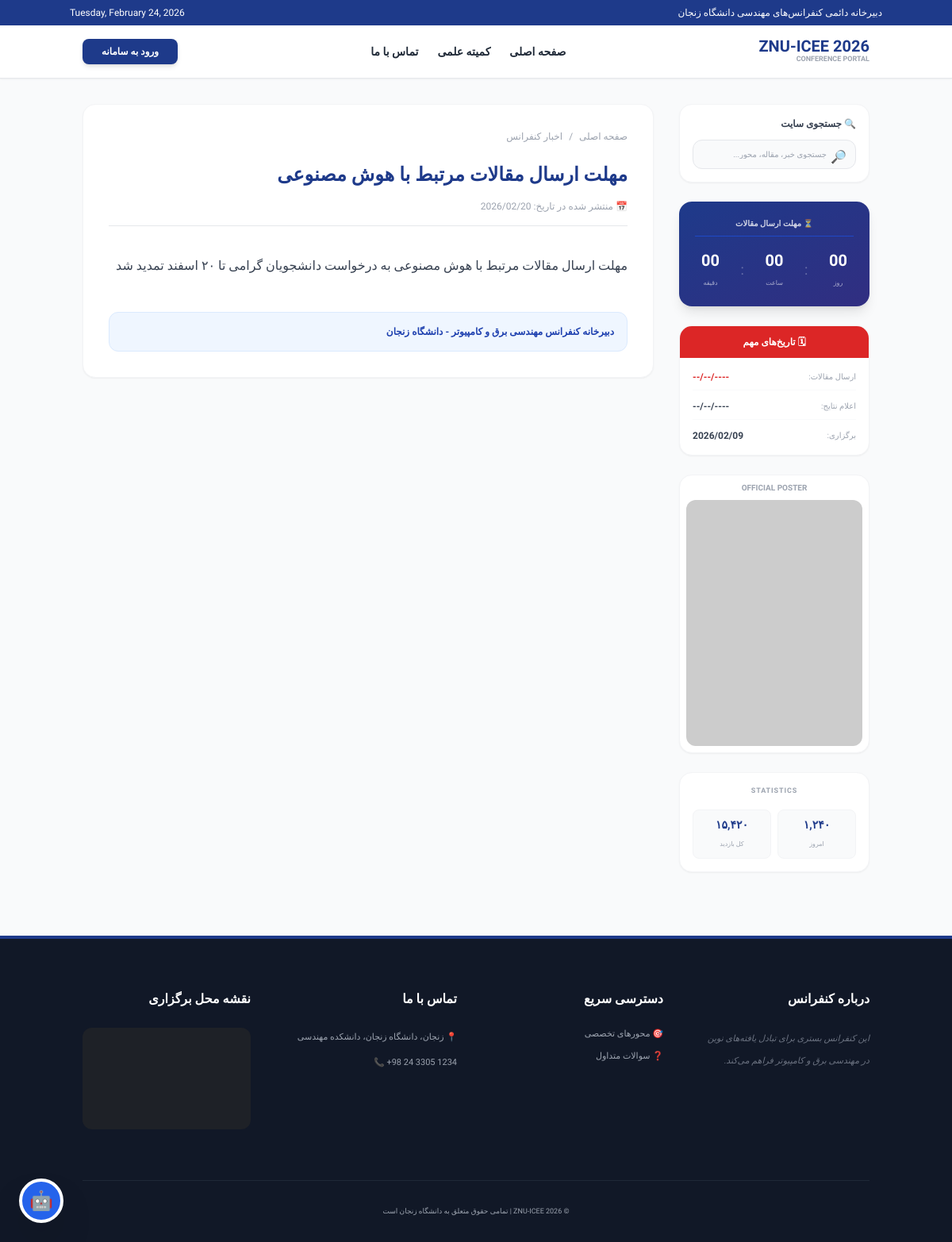
Screenshot of /news/2/ with the database file from the repository.
### core/models.py (models this page shows, shortened)
class Conference(models.Model):
    title = models.CharField(max_length=200)
    location = models.CharField(max_length=255)
    hold_date = models.DateField()
    poster = models.ImageField(upload_to='posters/')
    topics = models.TextField(verbose_name="محورهای کنفرانس", help_text="هر محور را با خط تیره جدا کنید", null=True, blank=True)
    submission_deadline = models.DateField(null=True, blank=True, verbose_name="مهلت ارسال مقاله")
    acceptance_notification = models.DateField(null=True, blank=True, verbose_name="اعلام نتایج")
    registration_deadline = models.DateField(null=True, blank=True, verbose_name="ثبت‌نام نهایی")
    guide_file = models.FileField(upload_to='guides/', null=True, blank=True, verbose_name="فایل راهنمای نگارش")

class News(models.Model):
    conference = models.ForeignKey(Conference, on_delete=models.CASCADE, related_name='news')
    title = models.CharField(max_length=200)
    content = models.TextField()
    created_at = models.DateTimeField(auto_now_add=True)
    class Meta:
        verbose_name_plural = "News"

### core/views.py (the view)
# urls.py: path('news/<int:pk>/', views.news_detail, name='news_detail'),
def news_detail(request, pk):
    item = get_object_or_404(News, pk=pk)
    conf = Conference.objects.first()
    return render(request, 'core/news_detail.html', {'news_item': item, 'conference': conf})

### core/templates/core/news_detail.html
{% extends 'base.html' %}
{% block content %}
<div class="bg-white p-8 rounded-2xl shadow-sm border border-gray-100">
    <nav class="text-xs text-gray-400 mb-6 flex gap-2">
        <a href="{% url 'home' %}">صفحه اصلی</a>
        <span>/</span>
        <span>اخبار کنفرانس</span>
    </nav>
    <h1 class="text-2xl font-black text-blue-900 mb-4">{{ news_item.title }}</h1>
    <div class="text-xs text-gray-400 mb-8 pb-4 border-b">
        📅 منتشر شده در تاریخ: {{ news_item.created_at|date:"Y/m/d" }}
    </div>
    <div class="text-gray-700 leading-9 text-justify mb-10">
        {{ news_item.content|linebreaks }}
    </div>
    <div class="bg-blue-50 p-4 rounded-xl border border-blue-100">
        <p class="text-xs text-blue-800 font-bold">دبیرخانه کنفرانس مهندسی برق و کامپیوتر - دانشگاه زنجان</p>
    </div>
</div>
{% endblock %}

### core/templates/base.html (shortened to what this page needs)
<!DOCTYPE html>
<html lang="fa" dir="rtl">
<head>
    <script src="https://cdn.tailwindcss.com"></script>
    <link rel="stylesheet" href="https://cdn.jsdelivr.net/npm/swiper@11/swiper-bundle.min.css" />
</head>
<body class="bg-gray-50 text-gray-800">
    <div class="bg-blue-900 text-white py-2 px-4 text-[10px] md:text-xs">
        <div class="container mx-auto flex justify-between items-center">
            <div>دبیرخانه دائمی کنفرانس‌های مهندسی دانشگاه زنجان</div>
            <div dir="ltr">{% now "l, F d, Y" %}</div>
        </div>
    </div>
    <header class="bg-white shadow-sm border-b sticky top-0 z-50">
        <div class="container mx-auto p-4 flex justify-between items-center">
            <div class="flex items-center gap-4">
                <div class="flex flex-col">
                    <h1 class="text-xl font-black text-blue-900 leading-none">ZNU-ICEE 2026</h1>
                    <span class="text-[9px] text-gray-400 font-bold uppercase">Conference Portal</span>
                </div>
            </div>
            <nav id="nav-menu" class="hidden md:flex gap-6 text-sm font-bold">
                <a href="{% url 'home' %}" class="hover:text-blue-700 transition">صفحه اصلی</a>
                <a href="{% url 'scientific_committee' %}" class="hover:text-blue-700 transition">کمیته علمی</a>
                <a href="{% url 'contact_us' %}" class="hover:text-blue-700 transition">تماس با ما</a>
            </nav>
            <div class="flex items-center gap-4">
                {% if user.is_authenticated %}
                    <div class="flex items-center gap-2">
                        <span class="text-[10px] text-gray-500 hidden lg:inline">{{ user.username }}</span>
                        <a href="{% url 'dashboard' %}" class="bg-blue-800 text-white px-4 py-2 rounded-lg text-[10px] font-bold shadow-md hover:bg-blue-900 transition">پنل من</a>
                        <form action="{% url 'logout' %}" method="post" class="m-0">
                            {% csrf_token %}
                            <button type="submit" class="bg-gray-100 text-gray-600 px-3 py-2 rounded-lg text-[10px] font-bold hover:bg-red-50 hover:text-red-600 transition">خروج</button>
                        </form>
                    </div>
                {% else %}
                    <a href="{% url 'login' %}" class="bg-blue-900 text-white px-6 py-2 rounded-lg text-xs font-bold hover:bg-blue-800 transition shadow-md">ورود به سامانه</a>
                {% endif %}
            </div>
        </div>
    </header>
    <div class="container mx-auto my-8 px-4 flex flex-wrap lg:flex-nowrap gap-8">
        <aside class="w-full lg:w-1/4 space-y-6">
            <div class="bg-white rounded-2xl shadow-sm border border-gray-100 p-4">
                <h3 class="text-xs font-bold text-gray-700 mb-3 flex items-center gap-2">🔍 جستجوی سایت</h3>
                <form action="{% url 'global_search' %}" method="get" class="relative">
                    <input type="text" name="q" placeholder="جستجوی خبر، مقاله، محور..." class="w-full p-2.5 pr-9 text-[10px] border border-gray-200 rounded-xl focus:outline-none focus:ring-2 focus:ring-blue-500 transition-all bg-gray-50">
                    <button type="submit" class="absolute right-3 top-2.5 text-gray-400">🔎</button>
                </form>
            </div>
            <div class="bg-gradient-to-br from-blue-900 to-indigo-900 rounded-2xl shadow-lg p-5 text-white">
                <h3 class="text-center text-[10px] font-bold mb-4 border-b border-blue-700 pb-2 opacity-80">⏳ مهلت ارسال مقالات</h3>
                <div id="countdown" class="flex justify-between items-center px-2">
                    <div class="text-center"><span id="days" class="text-xl font-black block">00</span><span class="text-[8px] opacity-60">روز</span></div>
                    <div class="text-lg opacity-30">:</div>
                    <div class="text-center"><span id="hours" class="text-xl font-black block">00</span><span class="text-[8px] opacity-60">ساعت</span></div>
                    <div class="text-lg opacity-30">:</div>
                    <div class="text-center"><span id="minutes" class="text-xl font-black block">00</span><span class="text-[8px] opacity-60">دقیقه</span></div>
                </div>
            </div>
            <div class="bg-white rounded-2xl shadow-sm border border-gray-100 overflow-hidden">
                <div class="bg-red-600 p-3 text-white text-xs font-bold text-center">🗓 تاریخ‌های مهم</div>
                <div class="p-4 space-y-3">
                    <div class="flex justify-between items-center border-b border-gray-50 pb-2">
                        <span class="text-[10px] text-gray-400">ارسال مقالات:</span>
                        <span class="text-xs font-bold text-red-600">{{ conference.submission_deadline|date:"Y/m/d"|default:"----/--/--" }}</span>
                    </div>
                    <div class="flex justify-between items-center border-b border-gray-50 pb-2">
                        <span class="text-[10px] text-gray-400">اعلام نتایج:</span>
                        <span class="text-xs font-bold text-gray-700">{{ conference.acceptance_notification|date:"Y/m/d"|default:"----/--/--" }}</span>
                    </div>
                    <div class="flex justify-between items-center">
                        <span class="text-[10px] text-gray-400">برگزاری:</span>
                        <span class="text-xs font-bold text-gray-700">{{ conference.hold_date|date:"Y/m/d"|default:"----/--/--" }}</span>
                    </div>
                </div>
            </div>
            <div class="bg-white p-2 rounded-2xl shadow-sm border border-gray-100">
                <p class="text-[10px] font-bold text-center text-gray-400 mb-2">OFFICIAL POSTER</p>
                <img src="https://via.placeholder.com/300x420" class="w-full h-auto rounded-xl hover:brightness-110 transition cursor-pointer" alt="Poster">
            </div>
            <div class="bg-white rounded-2xl border border-gray-100 p-4 text-center shadow-sm">
                <h3 class="text-[9px] font-black text-gray-400 mb-4 tracking-widest">STATISTICS</h3>
                <div class="grid grid-cols-2 gap-2">
                    <div class="bg-gray-50 p-2 rounded-lg border border-gray-100">
                        <span class="block font-black text-blue-900 text-sm">۱,۲۴۰</span>
                        <span class="text-[8px] text-gray-400">امروز</span>
                    </div>
                    <div class="bg-gray-50 p-2 rounded-lg border border-gray-100">
                        <span class="block font-black text-blue-900 text-sm">۱۵,۴۲۰</span>
                        <span class="text-[8px] text-gray-400">کل بازدید</span>
                    </div>
                </div>
            </div>
        </aside>
        <main class="w-full lg:w-3/4">
            {% block content %}
            {% endblock %}
        </main>
    </div>
    <footer class="bg-gray-900 text-gray-400 mt-20 pt-16 pb-8 border-t-4 border-blue-900">
        <div class="container mx-auto px-4 text-right">
            <div class="grid grid-cols-1 md:grid-cols-4 gap-12 mb-16">
                <div>
                    <h4 class="text-white font-bold mb-6">درباره کنفرانس</h4>
                    <p class="text-[11px] leading-7 italic text-gray-500">این کنفرانس بستری برای تبادل یافته‌های نوین در مهندسی برق و کامپیوتر فراهم می‌کند.</p>
                </div>
                <div>
                    <h4 class="text-white font-bold mb-6">دسترسی سریع</h4>
                    <ul class="text-[11px] space-y-3">
                        <li><a href="{% url 'home' %}#topics" class="hover:text-blue-400 transition">🎯 محورهای تخصصی</a></li>
                        <li><a href="{% url 'home' %}#faq" class="hover:text-blue-400 transition">❓ سوالات متداول</a></li>
                    </ul>
                </div>
                <div>
                    <h4 class="text-white font-bold mb-6">تماس با ما</h4>
                    <div class="text-[11px] space-y-2 leading-6">
                        <p>📍 زنجان، دانشگاه زنجان، دانشکده مهندسی</p>
                        <p dir="ltr">📞 +98 24 3305 1234</p>
                    </div>
                </div>
                <div>
                    <h4 class="text-white font-bold mb-6">نقشه محل برگزاری</h4>
                    <div class="rounded-xl overflow-hidden grayscale opacity-60 hover:opacity-100 transition h-32 bg-gray-800">
                        <iframe src="https://www.google.com/maps/embed?pb=!1m18!1m12!1m3!1d3183.33!2d48.3!3d36.7!2m3!1f0!2f0!3f0!3m2!1i1024!2i768!4f13.1!3m3!1m2!1s0x0%3A0x0!2zMzbCsDQyJzAwLjAiTiA0OMKwMTgnMDAuMCJF!5e0!3m2!1sen!2sir!4v1620000000000!5m2!1sen!2sir" width="100%" height="100%" style="border:0;" allowfullscreen="" loading="lazy"></iframe>
                    </div>
                </div>
            </div>
            <div class="border-t border-gray-800 pt-8 text-center text-[9px]">
                <p>© 2026 ZNU-ICEE | تمامی حقوق متعلق به دانشگاه زنجان است</p>
            </div>
        </div>
    </footer>
    <div class="fixed bottom-6 left-6 z-[100]">
        <button onclick="toggleAIChat()" class="bg-blue-600 text-white w-14 h-14 rounded-full shadow-2xl flex items-center justify-center hover:scale-110 transition-all border-4 border-white">
            <span class="text-2xl">🤖</span>
        </button>
    </div>
</body>
</html>

### core/templates/base.html (style rules this page uses)
body { font-family: 'Vazirmatn', sans-serif; scroll-behavior: smooth; }

### rows the page displays
Conference: submission_deadline "----/--/--", acceptance_notification "----/--/--", hold_date "2026/02/09"
News: title "مهلت ارسال مقالات مرتبط با هوش مصنوعی", created_at "2026/02/20", content "مهلت ارسال مقالات مرتبط با هوش مصنوعی به درخواست دانشجویان گرامی تا ۲۰ اسفند تمدید شد"
